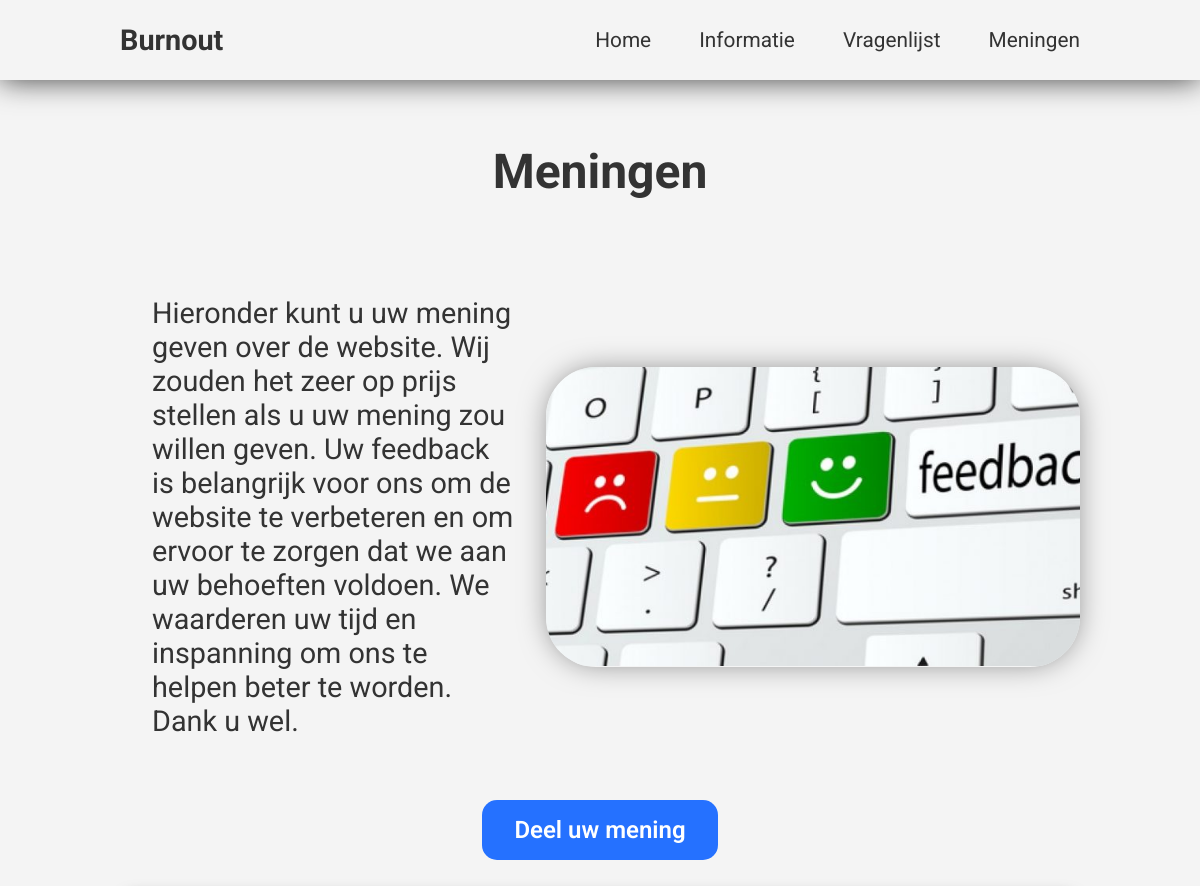
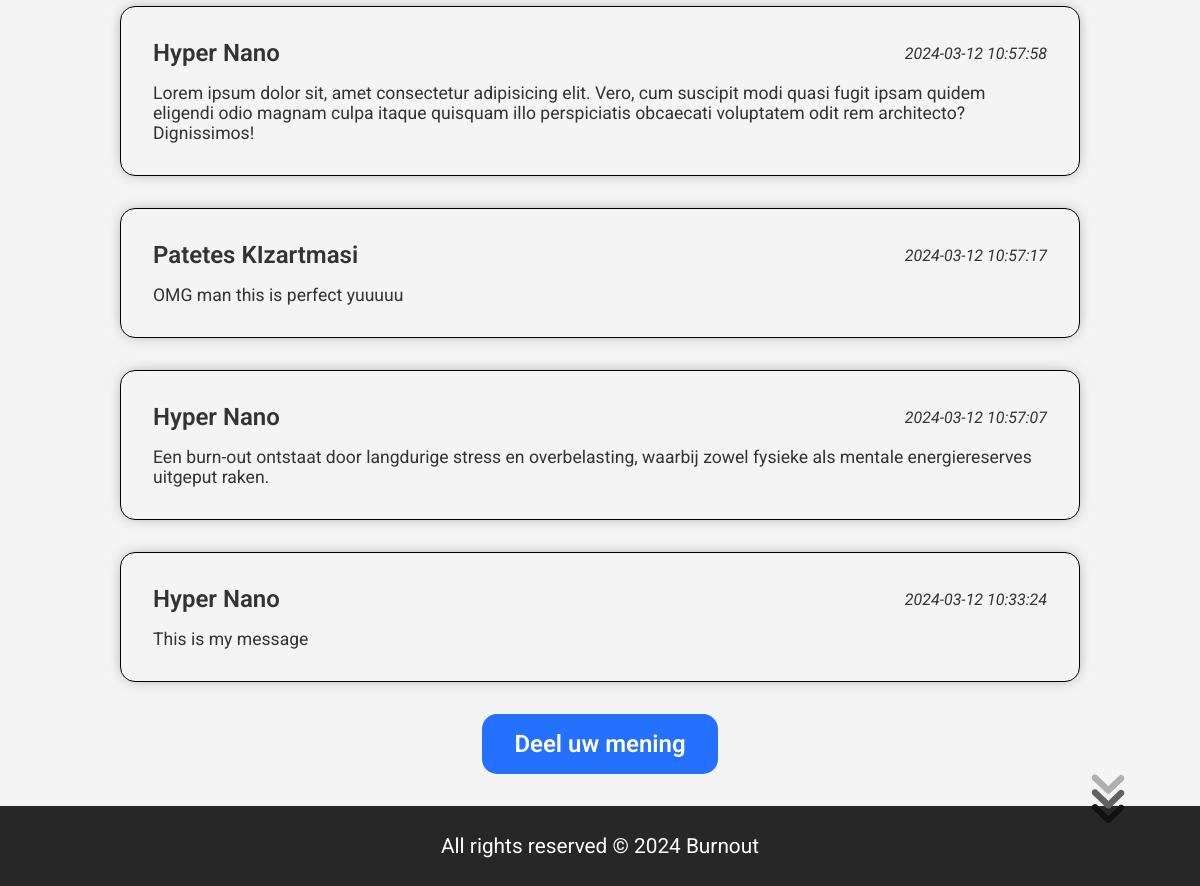
Screenshot of /pages/meningen.php with the database file from the repository (2 pictures, top to bottom).
### tables this page shows
CREATE TABLE IF NOT EXISTS `posts` (
  `id` int NOT NULL AUTO_INCREMENT,
  `name` varchar(255) NOT NULL,
  `message` varchar(255) NOT NULL,
  `date` timestamp NOT NULL DEFAULT CURRENT_TIMESTAMP,
  PRIMARY KEY (`id`)
);

### pages/meningen.php (the view, shortened to what this page needs)
<!DOCTYPE html>
<html lang="en">
<head>
    <link rel="stylesheet" href="../style.css" />
    <link rel="stylesheet" href="../styles/meningen.css" />
</head>
<body>
    <?php require '../includes/navbar.php' ?>
    <section id="meningen-main">
        <h1>Meningen</h1>
        <a href="#mening-button">
            <img src="/images/arrow.gif" alt="scroll down" class="scroll-down" />
        </a>
        <div class="meningen-box">
            <p>
                Hieronder kunt u uw mening geven over de website. Wij zouden het
                zeer op prijs stellen als u uw mening zou willen geven. Uw feedback is
                belangrijk voor ons om de website te verbeteren en om ervoor te zorgen
                dat we aan uw behoeften voldoen. We waarderen uw tijd en inspanning om
                ons te helpen beter te worden. Dank u wel.
            </p>
            <img src="../images/mening.jpg" alt="Mening" class="right" />
        </div>
    </section>
    <a href="./newMening.php#meningen-form" class="mening-button" id="mening-button">Deel uw mening</a>
    <div id="meningen-posts">
        <?php
        require '../database/db_conn.php';
        $sql = "SELECT * FROM posts ORDER BY date desc";
        $result = mysqli_query($conn, $sql);
        while ($row = mysqli_fetch_assoc($result)) {
            echo '<div class="post">';
            echo '<div class="top-bar">';
            echo '<div class="username">' . $row['name'] . '</div>';
            echo '<div class="date">' . $row['date'] . '</div>';
            echo '</div>';
            echo '<div class="message">' . $row['message'] . '</div>';
            echo '</div>';
        }
        ?>
    </div>
    <a href="./newMening.php#meningen-form" class="mening-button bottom" id="mening-button">Deel uw mening</a>
    <?php require '../includes/footer.php' ?>
</body>
</html>

### includes/navbar.php (shortened to what this page needs)
<nav>
    <div class="nav-box">
        <div class="logo">
            <a href="../index.php">Burnout</a>
        </div>
        <ul>
            <li><a href="../index.php">Home</a></li>
            <li><a href="../pages/informatie.php">Informatie</a></li>
            <li>
                <a href="../pages/vragenlijst.php">Vragenlijst</a>
            </li>
            <li>
                <a href="../pages/meningen.php">Meningen</a>
            </li>
        </ul>
    </div>
</nav>

### includes/footer.php
<footer>
    <p>All rights reserved &copy; 2024 Burnout</p>
</footer>

### style.css (style rules this page uses)
:root { --background-color: #f4f4f4; --background-secondary-color: #eaeaea; --primary-color: #2571ff; --primary-hover-color: #1e5fc3; --text-color: #333; --width: 80%; --border-radius: 25px; }
* { padding: 0; margin: 0; box-sizing: border-box; }
html { scroll-behavior: smooth; }
body { font-family: "Roboto", sans-serif; background-color: var(--background-color); color: var(--text-color); overflow-x: hidden; }
li { list-style: none; }
a { text-decoration: none; color: var(--text-color); cursor: pointer; }
.right { text-align: right; }
.scroll-down { position: absolute; bottom: 20px; right: 50px; bottom: 50px; width: 80px; height: 80px; transform: rotate(90deg); }
section, main { min-height: 90vh; margin: 0 auto; display: flex; flex-direction: column; justify-content: center; align-items: center; }
nav { height: 10vh; width: 100%; display: flex; justify-content: center; align-items: center; padding: 20px 0; box-shadow: 0px 0px 30px 0px rgba(0, 0, 0, 0.75); }
nav .nav-box { width: var(--width); display: flex; justify-content: space-between; align-items: center; }
nav .nav-box .logo { font-size: 1.8rem; font-weight: 700; }
nav ul { display: flex; justify-content: space-evenly; align-items: center; gap: 3rem; }
nav ul li { font-size: 1.3rem; }
nav ul li a { width: 100%; height: 100%; }
footer { background-color: #272727; color: #fff; height: 10vh; width: 100%; display: flex; justify-content: center; align-items: center; padding: 20px 0; font-size: 1.3rem; }

### styles/meningen.css (style rules this page uses)
body { display: flex; flex-direction: column; justify-content: center; align-items: center; }
#meningen-main { width: var(--width); display: flex; flex-direction: column; align-items: center; gap: 3rem; padding: 2rem 0; }
#meningen-main h1 { font-size: 3rem; }
#meningen-main .meningen-box { display: flex; justify-content: space-between; align-items: center; }
#meningen-main .meningen-box p { padding: 0 2rem; font-size: 1.8rem; max-width: 50%; }
#meningen-main .meningen-box img { height: 300px; border-radius: 50px; object-fit: contain; box-shadow: 0px 0px 30px -5px rgba(0, 0, 0, 0.5); }
#meningen-posts { padding: 2rem 0; width: var(--width); margin: 0 auto; display: flex; flex-direction: column; justify-content: center; align-items: center; gap: 2rem; }
#meningen-posts .post { width: 100%; display: flex; flex-direction: column; gap: 1rem; padding: 2rem; border: 1px solid #000; border-radius: 15px; box-shadow: 0px 0px 15px -5px rgba(0, 0, 0, 0.5); }
#meningen-posts .post .top-bar { display: flex; width: 100%; align-items: center; justify-content: space-between; }
#meningen-posts .post .top-bar .username { font-size: 1.5rem; font-weight: 600; }
#meningen-posts .post .top-bar .date { font-size: 1rem; font-weight: 400; font-style: italic; }
#meningen-posts .post .message { font-size: 1.1rem; word-break: break-word; font-weight: 400; }
.mening-button { padding: 1rem 2rem; font-size: 1.5rem; font-weight: 600; border: none; border-radius: 15px; background-color: var(--primary-color); color: #fff; cursor: pointer; transition: 0.3s; margin: 0 auto; }
.mening-button.bottom { margin-bottom: 2rem; }

### rows the page displays
posts: name "Hyper Nano", date "2024-03-12 10:57:58", message "Lorem ipsum dolor sit, amet consectetur adipisicing elit. Vero, cum suscipit modi quasi fugit ipsam quidem eligendi odio magnam culpa itaque quisquam illo perspiciatis obcaecati voluptatem odit rem architecto? Dignissimos!"
posts: name "Patetes KIzartmasi", date "2024-03-12 10:57:17", message "OMG man this is perfect yuuuuu"
posts: name "Hyper Nano", date "2024-03-12 10:57:07", message "Een burn-out ontstaat door langdurige stress en overbelasting, waarbij zowel fysieke als mentale energiereserves uitgeput raken."
posts: name "Hyper Nano", date "2024-03-12 10:33:24", message "This is my message"
